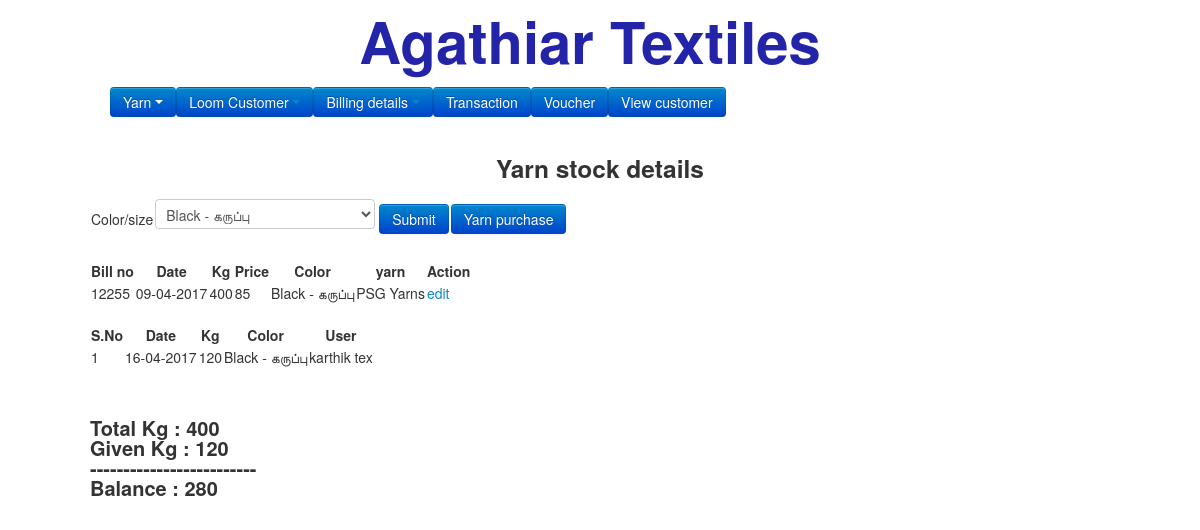
Screenshot of /thread.php?color=2 with the database file from the repository.
### tables this page shows
CREATE TABLE `threads` (
  `id` int(50) NOT NULL,
  `threadno` int(50) NOT NULL,
  `date` varchar(50) NOT NULL,
  `kg` int(50) NOT NULL,
  `price` varchar(50) NOT NULL,
  `color` varchar(50) NOT NULL,
  `count` int(20) NOT NULL,
  `yarn` int(10) NOT NULL,
  `yarnprintno` int(20) NOT NULL
);

CREATE TABLE `color` (
  `id` int(50) NOT NULL,
  `name` text NOT NULL,
  `date` varchar(50) NOT NULL
);

CREATE TABLE `yarns` (
  `id` int(10) NOT NULL,
  `name` varchar(50) NOT NULL,
  `address` varchar(50) NOT NULL,
  `date` varchar(50) NOT NULL
);

CREATE TABLE `paavudetails` (
  `id` int(11) NOT NULL,
  `paavuid` int(11) NOT NULL,
  `carry_paavuid` int(10) NOT NULL,
  `kg` double NOT NULL,
  `color` int(11) NOT NULL,
  `date` varchar(50) NOT NULL,
  `printno` int(20) NOT NULL,
  `threadid` int(20) NOT NULL,
  `yarnprintno` int(20) NOT NULL
);

CREATE TABLE `users` (
  `id` int(50) NOT NULL,
  `name` varchar(50) NOT NULL,
  `emailid` varchar(50) NOT NULL,
  `mobileno` varchar(50) NOT NULL,
  `address` varchar(150) NOT NULL,
  `date` varchar(50) NOT NULL
);

### thread.php (the view, shortened to what this page needs)
<?php
include('template/header.php');
$colors = getData('color');
if(isset($_GET['color'])){
	$color = $_GET['color'];
	if($_GET['color'] == 'all'){
		$colorcond = "";
		$colorReturn = "where a.color != 0";
		$color = '';
	} else {
		$colorcond = "where color = {$color}";
		$colorReturn = "where a.color = {$color}";
	}
} else {
	$colorcond = "where color = 0";
	$colorReturn = "where a.color = null";
	$color = '';
}
?>
<center><h3>Yarn stock details</h3></center>
<div class="container-fluid">
<form action="" method="get">
<div class="row">
<table><tr><td>
	<div class="col-md-2 col-sm-2">Color/size</div></td>
	<td><div class="col-md-4 col-sm-4">
		<select name="color" id="color">
<?php
	foreach($colors as $key=>$val){
		if(isset($_GET['color']) && $val['id'] == $_GET['color']){
			echo "<option value=".$val['id']." selected>".$val['name']."</option>";
		} else {
			echo "<option value=".$val['id'].">".$val['name']."</option>";
		}
	}
?>
</select>
<input type="submit" id="submit" value="Submit" class="btn btn-primary">
	</div></td>
	<td><div class="col-md-6 col-sm-6">
		<a href="addthread.php"><input type="button" value="Yarn purchase" class="btn btn-primary"></a>
	</div></td>
</table>
</div>
</form>
</div>
<?php
$select=mysql_query("SELECT * FROM `threads` {$colorcond} ORDER BY date desc");
?>
<table id="example" border="0">
<thead>
<tr>
<th>Bill no</th>
<th>Date</th>
<th>Kg</th>
<th>Price</th>
<th>Color</th>
<th>yarn</th>
<th>Action</th>
</tr>
</thead>
<tbody>
<?php
$minusKg = 0;
$threadColor = 0;
while($fetch = mysql_fetch_assoc($select)) {
	if($fetch["kg"] < 0) {
		$kg = $fetch["kg"];
		$minusKg = $minusKg + $kg;
	} else {
		$kg = $fetch["kg"];
	}
echo "<tr><td>".$fetch["threadno"]."</td><td>".date('d-m-Y',$fetch["date"])."</td><td>".$kg."</td><td>".$fetch["price"]."</td><td>".getDataByName('color', $fetch["color"], 'name')."</td><td>".getDataByName('yarns', $fetch["yarn"], 'name')."</td><td>"."<a href='addthread.php?id=".$fetch["id"]."'>edit</a></td></tr>";
$threadColor = $threadColor + abs($kg);
}
?>
</tbody>
</table>
<br/>
<?php
$select=getSqlData("SELECT * FROM paavudetails a {$colorReturn} ORDER BY a.date desc");
?>
<table id="example" border="0">
<thead>
<tr>
<th>S.No</th>
<th>Date</th>
<th>Kg</th>
<th>Color</th>
<th>User</th>
</tr>
</thead>
<tbody>
<?php
$sn =1;
$givenKg = 0;
foreach($select as $k=>$fetch) {
	$paavus = getSingleData('paavus', $fetch["paavuid"]);
	if(!empty($paavus)) {
		$users = getSingleData("users", $paavus[0]['userid']);
		$username = $users[0]['name'];
	} else {
		$username = '';
	}
	$givenKg = $givenKg + $fetch["kg"];
echo "<tr><td>".$sn++."</td><td>".date('d-m-Y',$fetch["date"])."</td><td>".$fetch["kg"]."</td><td>".getDataByName('color', $fetch["color"], 'name')."</td><td>".$username."</td></tr>";
}
?>
</tbody>
</table>
<br/>
<div class="container-fluid">
<div class="row" style="font-size:20px;padding-top:30px;font-weight:bold;">
Total Kg : <?php echo $threadColor+$minusKg; ?><br/>
Given Kg : <?php echo $givenKg; ?><br/>
-------------------------<br/>
Balance : <?php echo round($threadColor+$minusKg, 2)-round($givenKg, 2); ?>
</div>
</div>
</body>
</html>

### rows the page displays
threads: threadno "12255", date "09-04-2017", kg "400", price "85", color.name "Black - கருப்பு", yarn.name "PSG Yarns"
paavudetails: date "16-04-2017", kg "120", color.name "Black - கருப்பு", users.name "karthik tex"

### other values shown
$threadColor+$minusKg "400"
$givenKg "120"
round($threadColor+$minusKg, 2)-round($givenKg, 2) "280"
form field color "Black - கருப்பு"
